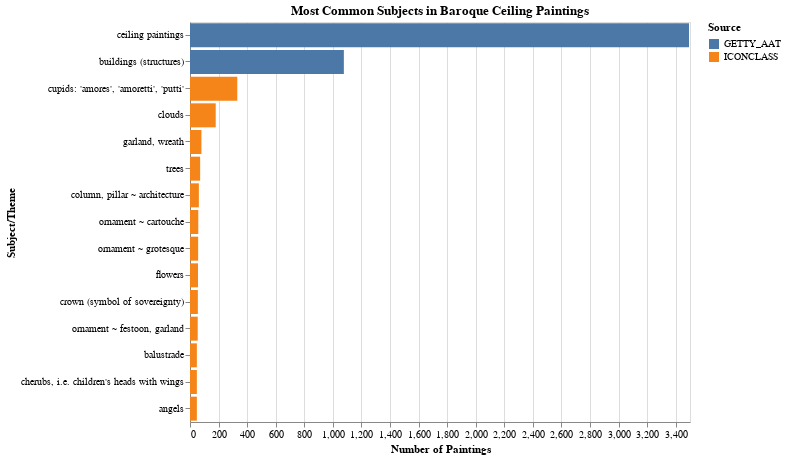

The notebook cell saved with this chart:
### Code cell
# =============================================================================
# CELL 13: Subject/Theme Analysis (ICONCLASS)
# =============================================================================

print("📚 SUBJECT/THEME ANALYSIS")
print("=" * 60)

subjects_df = con.execute("""
    SELECT 
        s.subject_label,
        s.subject_source,
        COUNT(DISTINCT ps.nfdi_uri) as painting_count
    FROM painting_subjects ps
    JOIN subjects s ON ps.subject_uri = s.subject_uri
    WHERE s.subject_label IS NOT NULL
    GROUP BY s.subject_label, s.subject_source
    ORDER BY painting_count DESC
    LIMIT 30
""").pl()

print(subjects_df)

# Visualization
if len(subjects_df) > 0:
    chart = alt.Chart(subjects_df.head(15).to_pandas()).mark_bar().encode(
        x=alt.X('painting_count:Q', title='Number of Paintings'),
        y=alt.Y('subject_label:N', sort='-x', title='Subject/Theme'),
        color=alt.Color('subject_source:N', title='Source'),
        tooltip=['subject_label', 'subject_source', 'painting_count']
    ).properties(
        title='Most Common Subjects in Baroque Ceiling Paintings',
        width=500,
        height=400
    )
    ipython_display(chart)

### Figure 1 — Vega-Lite specification as saved in the notebook (floating-point values rounded to 4 significant figures)
{"config": {"view": {"continuousWidth": 300, "continuousHeight": 300}}, "data": {"name": "data-d95a24a0f789d5e636007be6415029e6"}, "mark": {"type": "bar"}, "encoding": {"color": {"field": "subject_source", "title": "Source", "type": "nominal"}, "tooltip": [{"field": "subject_label", "type": "nominal"}, {"field": "subject_source", "type": "nominal"}, {"field": "painting_count", "type": "quantitative"}], "x": {"field": "painting_count", "title": "Number of Paintings", "type": "quantitative"}, "y": {"field": "subject_label", "sort": "-x", "title": "Subject/Theme", "type": "nominal"}}, "height": 400, "title": "Most Common Subjects in Baroque Ceiling Paintings", "width": 500, "$schema": "https://vega.github.io/schema/vega-lite/v6.1.0.json", "datasets": {"data-d95a24a0f789d5e636007be6415029e6": [{"subject_label": "ceiling paintings", "subject_source": "GETTY_AAT", "painting_count": 3493}, {"subject_label": "buildings (structures)", "subject_source": "GETTY_AAT", "painting_count": 1077}, {"subject_label": "cupids: 'amores', 'amoretti', 'putti'", "subject_source": "ICONCLASS", "painting_count": 331}, {"subject_label": "clouds", "subject_source": "ICONCLASS", "painting_count": 180}, {"subject_label": "garland, wreath", "subject_source": "ICONCLASS", "painting_count": 80}, {"subject_label": "trees", "subject_source": "ICONCLASS", "painting_count": 71}, {"subject_label": "column, pillar ~ architecture", "subject_source": "ICONCLASS", "painting_count": 62}, {"subject_label": "ornament ~ cartouche", "subject_source": "ICONCLASS", "painting_count": 58}, {"subject_label": "ornament ~ grotesque", "subject_source": "ICONCLASS", "painting_count": 57}, {"subject_label": "flowers", "subject_source": "ICONCLASS", "painting_count": 56}, {"subject_label": "crown (symbol of sovereignty)", "subject_source": "ICONCLASS", "painting_count": 55}, {"subject_label": "ornament ~ festoon, garland", "subject_source": "ICONCLASS", "painting_count": 54}, {"subject_label": "balustrade", "subject_source": "ICONCLASS", "painting_count": 48}, {"subject_label": "cherubs, i.e. children's heads with wings", "subject_source": "ICONCLASS", "painting_count": 48}, {"subject_label": "angels", "subject_source": "ICONCLASS", "painting_count": 48}]}}
